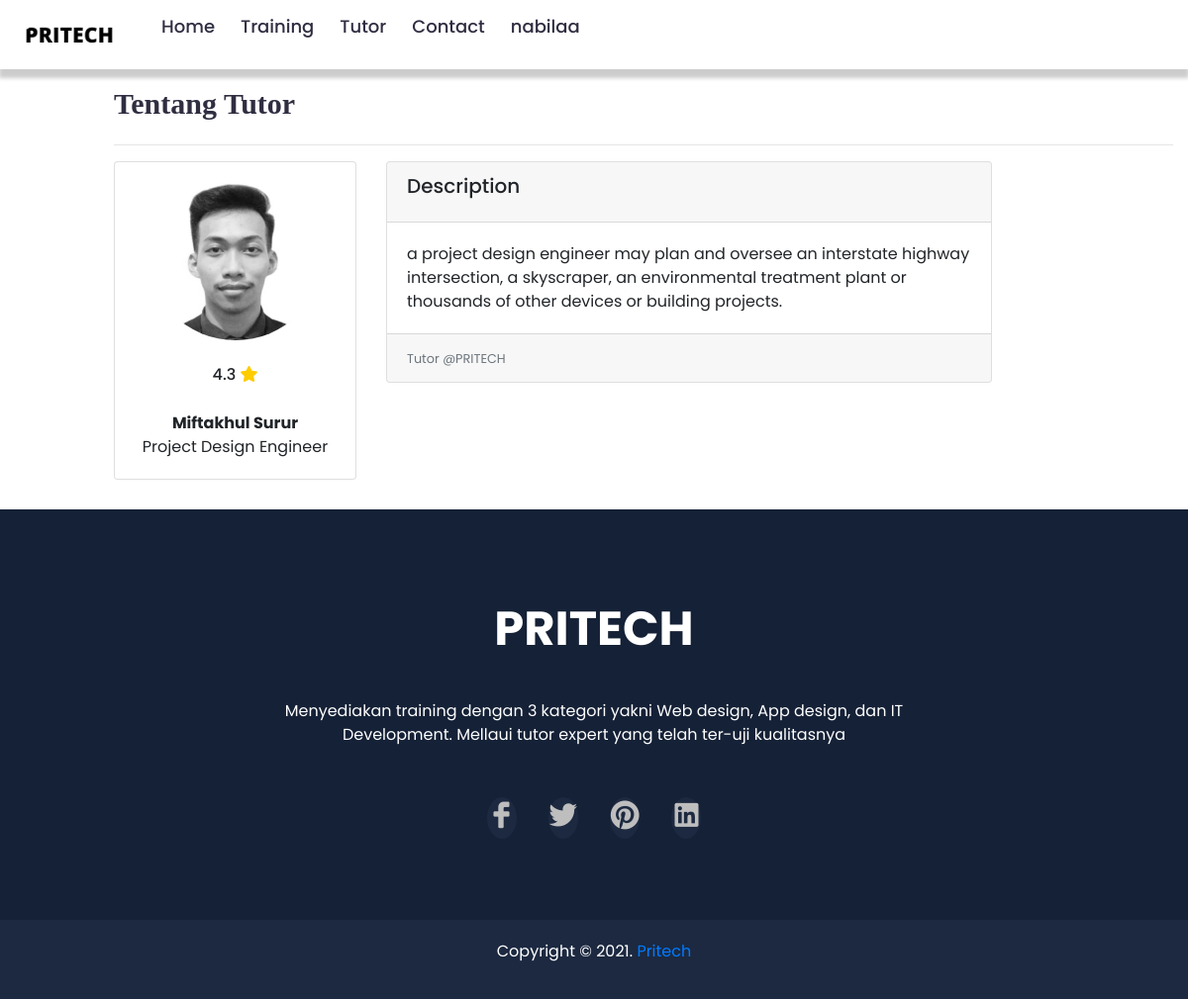
Screenshot of /detailtutor.php?tutor_id=1 (signed in) with the database file from the repository.
### tables this page shows
CREATE TABLE `tutors` (
  `tutor_id` int(10) NOT NULL,
  `ahli_id` int(30) NOT NULL,
  `nama` varchar(30) NOT NULL,
  `pekerjaan` varchar(30) NOT NULL,
  `star` double NOT NULL,
  `foto` varchar(50) NOT NULL,
  `deskripsi` varchar(521) NOT NULL
);

### detailtutor.php (the view, shortened to what this page needs)
<?php
if (isset($_SESSION['id_user']) && isset($_SESSION['username'])) {
 ?>
<!DOCTYPE html>
<html lang="en">
<head>
    <link rel="stylesheet" href="assets/css/bootstrap.min.css">
    <link rel="stylesheet" href="assets/css/LineIcons.css">
    <link rel="stylesheet" href="assets/css/magnific-popup.css">
    <link rel="stylesheet" href="assets/css/default.css">
    <link rel="stylesheet" href="assets/css/slick.css">
    <link rel="stylesheet" href="assets/css/owl.carousel.css"/>
    <link rel="stylesheet" href="https://cdnjs.cloudflare.com/ajax/libs/font-awesome/5.8.2/css/all.css" />
    <link rel="stylesheet" href="https://stackpath.bootstrapcdn.com/bootstrap/4.3.1/css/bootstrap.min.css">
    <link rel="stylesheet" href="styledet1.css">
</head>
<body>
    <section id="awal">
    <div class="wrapper">
    <nav>
      <div class="content">
      <div class="logo"><a href='#' ><img src="dia.png" class="logo"></a></div>
        <ul class="links">
          <li><a href="utama.php">Home</a></li>
          <li><a href="haltraining.php">Training</a></li>
          <li><a href="haltutor.php">Tutor</a></li>
          <li><a href="utama.php?#contact">Contact</a></li>
          <?php if(isset($_SESSION['id_user'])) { ?>
          <li>
            <a href="#" class="desktop-link"><?php echo $_SESSION['username'];
                        ?></a>
            <?php } else { ?>
                    <li><a href="#">Sign Up</a></li>
                    <?php } ?>
          </li>
        </ul>
      </div>
    </nav>
  </div>
    </section>
   <?php
    include "koneksi.php";
    if(isset($_GET['tutor_id'])){
      $id = $_GET['tutor_id'];
      if(!empty($id)){
        $sql = mysqli_query($koneksi,"SELECT * FROM tutors WHERE tutor_id = '$id'") or die(mysqli_error());
        if(mysqli_num_rows($sql) == 0){
        echo '<div class="alert alert-warning">ID tidak ada dalam database.</div>';
        exit();
        }else{
        $data = mysqli_fetch_assoc($sql);
       }
    }
    }
    ?>
<section>
<div class="container-fluid bcontent" >
        <h2>Tentang Tutor</h2>
        <hr />
        <div class="row">
        <div class="col-md-3 col-sm-6 my-3 my-md-0">
            <div class="card">
                <center><img  src="assets/images/tutor/<?php echo $data['foto']; ?>" class="rounded-circle" height="180" widht="180"></center>
                <div class="card-body">
                    <center>
                    <h6>
                        <?= $data['star'] ?> <i class="fas fa-star"></i>
                    </h6>
                    <font size="3" ><p class="card-text 6 text-light-0 mt-n2">
                       <br><b><?= $data['nama'] ?></b></i><br>
                       <?= $data['pekerjaan'] ?>
                    </p></font>
                    </center>
                </div>
            </div>
        </div>
        <div class="col-md-7 col-sm-12 mb-3">
            <div class="card">
                <div class="card-header">
                    <h5 class="card-title bolde">Description</h5>
                </div>
                <div class="card-body">
                    <p class="card-text"><?php echo $data['deskripsi']; ?></p>
                </div>
                <div class="card-footer">
                    <small class="text-muted">Tutor @PRITECH</small>
                </div>
            </div>
        </div>
    </div>
</div>
</section>
<section></section>
    <footer id="footer" class="footer-area">
        <div class="footer-widget pt-50 pb-50">
            <div class="container">
                <div class="row justify-content-center">
                    <div class="col-lg-8">
                        <div class="footer-content text-center">
                            <a href="#">
                                <font size="18"><p class="mt-"><b>PRITECH</p></b></font>
                            </a>
                            <p class="mt-">Menyediakan training dengan 3 kategori yakni Web design, App design, dan IT Development. Mellaui tutor expert yang telah ter-uji kualitasnya</p>
                            <ul>
                                <li><a href="#"><i class="lni-facebook-filled"></i></a></li>
                                <li><a href="#"><i class="lni-twitter-original"></i></a></li>
                                <li><a href="#"><i class="lni-pinterest"></i></a></li>
                                <li><a href="#"><i class="lni-linkedin-original"></i></a></li>
                            </ul>
                        </div>
                    </div>
                </div>
            </div>
        </div>
        <div class="footer-copyright pb-20">
            <div class="container">
                <div class="row">
                    <div class="col-lg-12">
                        <div class="copyright-text text-center pt-20">
                            <p>Copyright © 2021. <a href="#">Pritech </a></p>
                        </div>
                    </div>
                </div>
            </div>
        </div>
    </footer>
</body>
</html>
<?php
}
?>

### assets/css/default.css (style rules this page uses)
.pt-20 { padding-top: 20px; }
.pt-50 { padding-top: 50px; }
.pb-20 { padding-bottom: 20px; }
.pb-50 { padding-bottom: 50px; }

### styledet1.css (style rules this page uses)
* { margin: 0; padding: 0; box-sizing: border-box; font-family: 'Poppins', sans-serif; }
section { position: relative; width: 100%; display: flex; justify-content: space-between; align-items: center; background-color: #fff; margin-bottom: 10px; padding-top: 10px; }
.wrapper nav { position: relative; display: flex; margin: 0 auto; height: 70px; align-items: center; justify-content: space-between; position:fixed; z-index:9999; top: 0; left: 0; width: 100%; height: 70px; padding: 20px 70px; background-color: #fff; box-shadow: 0px 8px 4px 1px rgba(0,0,0,0.2); }
nav .content { display: flex; align-items: center; }
nav .content .links { display: flex; margin-left: 700px; }
.content .logo { position: relative; max-width: 100px; }
.content .logo a { position: relative; max-width: 10px; }
.content .links li { list-style: none; line-height: 40px; }
.content .links li a, .content .links li label { font-size: 18px; font-weight: 500; padding: 5px 15px; border-radius: 10px; transition: all 0.3s ease; display: inline-block; color: #2F2E41; text-decoration: none; }
@media screen and (max-width: 1250px) { .wrapper nav { max-width: 100%; padding: 0 20px; } }
@media screen and (max-width: 1250px) { nav .content .links { margin-left: 30px; } }
@media screen and (max-width: 1250px) { .content .links li a { padding: 8px 13px; } }
h2 { font-family: 'comic sans ms'; font-weight: 800; font-size: 30px; margin-bottom: 15px; color: #2F2E41; width: 100%; line-height: 50px; margin-top: 50px; }
.fa-star, .fa-star-half { color: #FFCC00; padding: 3% 0; }
.bcontent { margin-left: 100px; }
.footer-widget { background-color: #152136; }
.footer-content p { color: #fff; margin-top: 35px; }
.footer-content ul { margin-top: 35px; }
.footer-content ul li { display: inline-block; margin: 0 14px; }
.footer-content ul li a { font-size: 30px; width: 74px; height: 70px; line-height: 74px; text-align: center; border-radius: 50%; color: #bebebe; background-color: #1c2940; -webkit-transition: all 0.3s ease-out 0s; -moz-transition: all 0.3s ease-out 0s; -ms-transition: all 0.3s ease-out 0s; -o-transition: all 0.3s ease-out 0s; transition: all 0.3s ease-out 0s; }
.footer-copyright { background-color: #1c2940; }
.footer-copyright .copyright-text p { color: #fff; }

### rows the page displays
tutors: foto (picture), star "4.3", nama "Miftakhul Surur", pekerjaan "Project Design Engineer", deskripsi "a project design engineer may plan and oversee an interstate highway intersection, a skyscraper, an environmental treatment plant or thousands of other devices or building projects."

### other values shown
$_SESSION['username'] "nabilaa"
